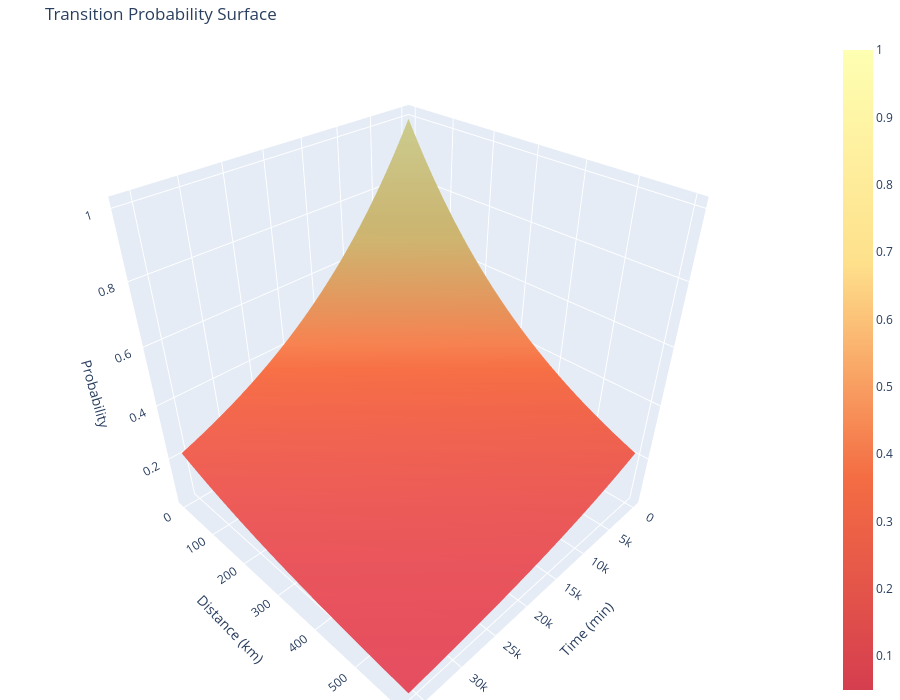

Source (notebook cell):
### Markdown cell above
### __Plot distribution of AIS and RF observations__

### Code cell
plot_AIS_RF_distribution()

### Figure 1 — Plotly figure (JSON) as saved in the notebook; plotly's stock layout.template omitted (floating-point values rounded to 4 significant figures; data arrays with more than 128 entries replaced by an {"elided": "..."} marker saying what was removed)
{"data": [{"colorscale": [[0, "#d53e4f"], [0.3333, "#f46d43"], [0.6667, "#fee08b"], [1, "#feffb2"]], "showscale": true, "type": "surface", "x": {"elided": "100x100 float values"}, "y": {"elided": "100x100 float values"}, "z": {"elided": "100x100 float values"}}], "layout": {"height": 700, "margin": {"b": 0, "l": 0, "r": 0, "t": 40}, "scene": {"xaxis": {"title": {"text": "Time (min)"}}, "yaxis": {"title": {"text": "Distance (km)"}}, "zaxis": {"title": {"text": "Probability"}}}, "title": {"text": "Transition Probability Surface"}, "width": 900}}
